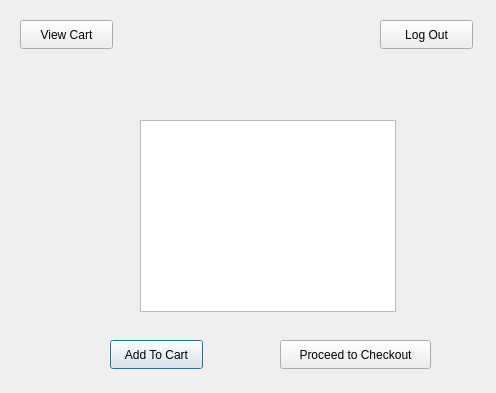
<?xml version="1.0" encoding="UTF-8"?>
<ui version="4.0">
 <class>MenuScreenUI</class>
 <widget class="QDialog" name="MenuScreenUI">
  <property name="geometry">
   <rect>
    <x>0</x>
    <y>0</y>
    <width>496</width>
    <height>393</height>
   </rect>
  </property>
  <property name="windowTitle">
   <string>Dialog</string>
  </property>
  <widget class="QListWidget" name="listWidget">
   <property name="geometry">
    <rect>
     <x>140</x>
     <y>120</y>
     <width>256</width>
     <height>192</height>
    </rect>
   </property>
  </widget>
  <widget class="QPushButton" name="addToCartButton">
   <property name="geometry">
    <rect>
     <x>110</x>
     <y>340</y>
     <width>93</width>
     <height>29</height>
    </rect>
   </property>
   <property name="text">
    <string>Add To Cart</string>
   </property>
  </widget>
  <widget class="QPushButton" name="toCheckoutButton">
   <property name="geometry">
    <rect>
     <x>280</x>
     <y>340</y>
     <width>151</width>
     <height>29</height>
    </rect>
   </property>
   <property name="text">
    <string>Proceed to Checkout</string>
   </property>
  </widget>
  <widget class="QPushButton" name="logOutButton">
   <property name="geometry">
    <rect>
     <x>380</x>
     <y>20</y>
     <width>93</width>
     <height>29</height>
    </rect>
   </property>
   <property name="text">
    <string>Log Out</string>
   </property>
  </widget>
  <widget class="QPushButton" name="seeCartButton">
   <property name="geometry">
    <rect>
     <x>20</x>
     <y>20</y>
     <width>93</width>
     <height>29</height>
    </rect>
   </property>
   <property name="text">
    <string>View Cart</string>
   </property>
  </widget>
 </widget>
 <resources/>
 <connections/>
</ui>
